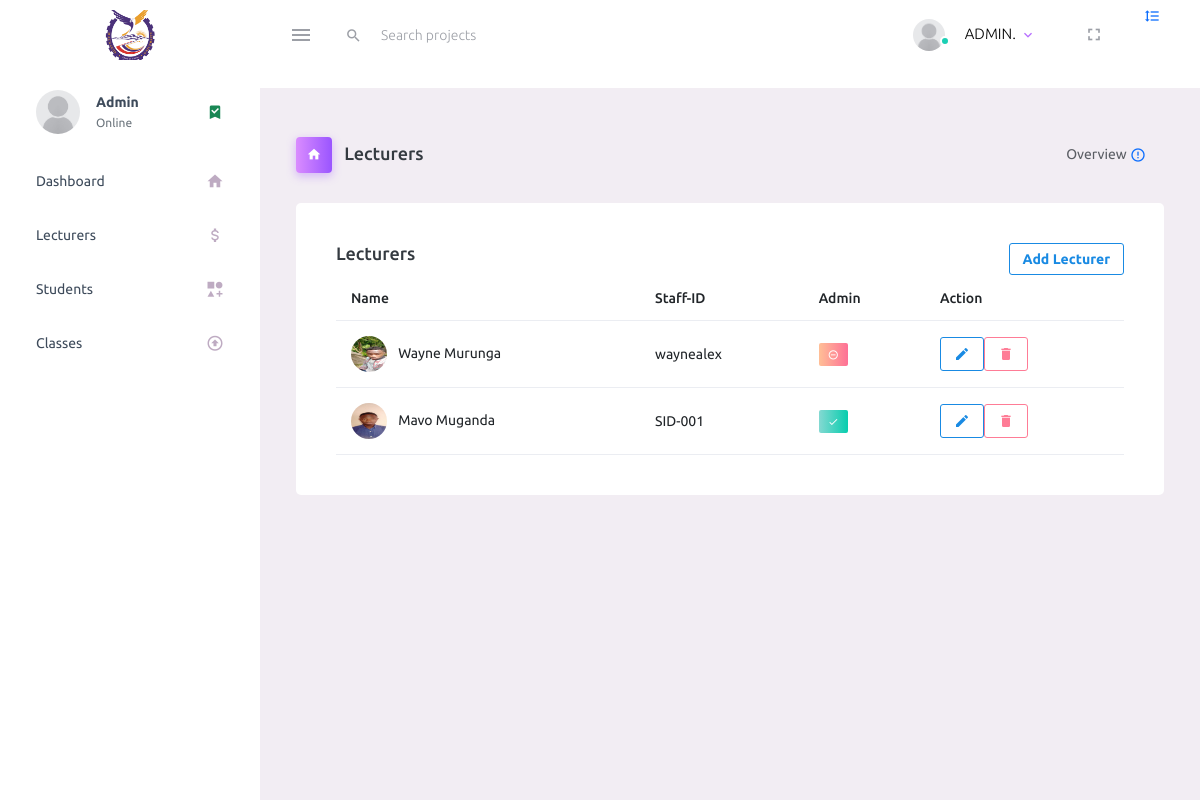
Page /admin_lecturers/ on the committed database.
### school/models.py (models this page shows, shortened)
class Account(models.Model):
    user = models.OneToOneField(User, on_delete=models.CASCADE)
    created_at = models.DateTimeField(auto_now_add=True)
    staff = models.BooleanField(default=False)
    face = models.BooleanField(default=False)
    admin = models.BooleanField(default=False)
    face_image = models.ImageField(upload_to='user_faces/', blank=True, null=True)

### school/views.py (the view)
# urls.py: path('admin_lecturers/', views.lecturers, name='lecturers'),
def lecturers(request):
    lecturers = Account.objects.filter(staff=True)
    return render(request, 'admin_lecturers.html', {'lecturers': lecturers})

### school/templates/admin_lecturers.html (shortened to what this page needs)
{% extends 'admin_base.html'  %}
{% load static %}
{% block content %}
<div class="main-panel">
    <div class="container">
        <br/>
    </div>
    <div class="content-wrapper">
        <div class="page-header">
            <h3 class="page-title">
                <span class="page-title-icon bg-gradient-primary text-white me-2">
                  <i class="mdi mdi-home"></i>
                </span> Lecturers
            </h3>
            <nav aria-label="breadcrumb">
                <ul class="breadcrumb">
                    <li class="breadcrumb-item active" aria-current="page">
                        Overview <i
                            class="mdi mdi-alert-circle-outline icon-sm text-primary align-middle"></i>
                    </li>
                </ul>
            </nav>
        </div>
        {% if account.admin == 0 %}
        <div class="row">
            <div class="col-md-12 stretch-card grid-margin">
                <div class="card bg-gradient-danger card-img-holder text-white">
                    <div class="card-body">
                        <img src="{% static 'Login/stylesheets/assets/images/dashboard/circle.svg' %}"
                             class="card-img-absolute" alt="circle-image"/>
                        <h4 class="font-weight-normal mb-3">You are not allowed to view this page! <i
                                class="mdi mdi-block-helper mdi-24px float-right"></i></h4>
                        <h2 class="mb-5">RESTRICTED PAGE</h2>
                        <h6 class="card-text">Only admins are allowed here!</h6>
                    </div>
                </div>
            </div>
            <footer class="footer">
                <div class="container-fluid d-flex justify-content-between">
                    <span class="text-muted d-block text-center text-sm-start d-sm-inline-block">Copyright © FaceRecognition By Murunga 2024</span>
                </div>
            </footer>
        </div>
        {% else %}
        <div class="col-12 grid-margin">
            <div class="card">
                <div class="card-body">
                    <div class="row">
                        <div class="col">
                            <h4 class="card-title">Lecturers</h4>
                        </div>
                        <div class="col-auto">
                            <a href="{% url 'add_lecturer' %}" class="btn btn-outline-info btn-sm float-end">Add
                                Lecturer</a>
                        </div>
                    </div>
                    {% if lecturers %}
                    <div class="table-responsive">
                        <table class="table">
                            <thead>
                            <tr>
                                <th> Name</th>
                                <th> Staff-ID</th>
                                <th> Admin</th>
                                <th> Action</th>
                            </tr>
                            </thead>
                            {% for lec in lecturers %}
                            <tbody>
                            <tr>
                                {% if lec.face_image %}
                                <td>
                                    <img src="{{ lec.face_image.url}}" class="me-2" alt="lecturer Image">
                                    {{lec.user.first_name}}
                                    {{lec.user.last_name}}
                                </td>
                                {% endif %}
                                <td> {{lec.user.username}}</td>
                                {% if lec.admin %}
                                <td>
                                    <label class="badge badge-gradient-success"><i class="mdi mdi-check"></i></label>
                                </td>
                                {% else %}
                                <td>
                                    <label class="badge badge-gradient-danger"><i
                                            class="mdi mdi-minus-circle-outline"></i></label>
                                </td>
                                {% endif %}
                                <td><a href="{% url 'view_lecturer' lec.id %}" class="btn btn-outline-info btn-sm"><i
                                        class="mdi mdi-pencil"></i> <a href="{% url 'delete_lecturer' lec.id %}" class="btn btn-outline-danger btn-sm"><i class="mdi mdi-delete"></i>
                                </a>
                                </td>
                            </tr>
                            </tbody>
                            {% endfor %}
                            {% else %}
                            <h3>No Lecturers Found</h3>
                            {% endif %}
                        </table>
                    </div>
                </div>
            </div>
        </div>
        {% endif %}
    </div>
</div>
{% endblock %}

### rows in the picture
Account: face_image (picture), user.first_name "Wayne", user.last_name "Murunga", user.username "waynealex", admin False (drawn)
Account: face_image (picture), user.first_name "Mavo", user.last_name "Muganda", user.username "SID-001", admin True (drawn)
